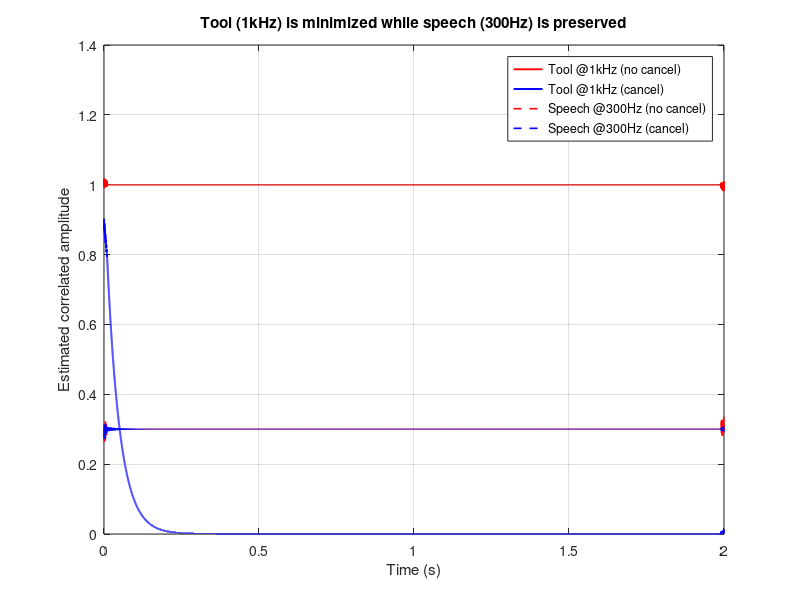
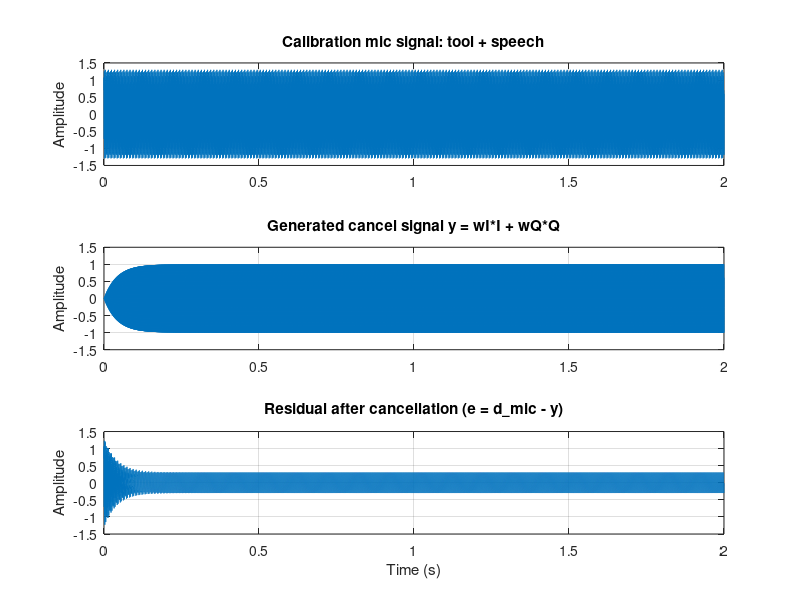
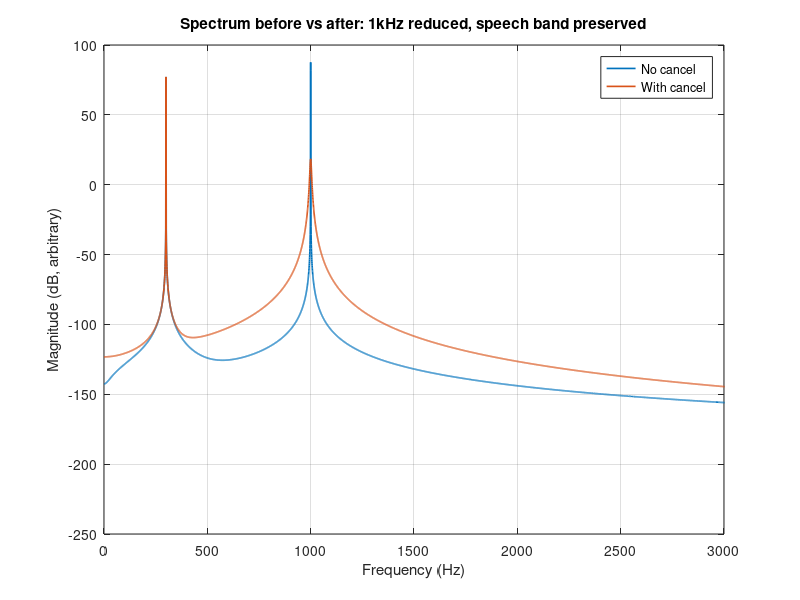

The MATLAB script that drew these images, in order:
clear; close all; clc;

%% Setup
fs = 48000;
T = 2.0;
t = (0:1/fs:T-1/fs)';

% Tool tone 
f0 = 1000; % tool frequency
A = 1.0;
phi = deg2rad(45);

% Speech/ambient (uncorrelated with 1kHz references)
fspeech = 300;
Aspeech = 0.3;

% References from MCU (I and Q at f0)
I = sin(2*pi*f0*t);
Q = cos(2*pi*f0*t);

% Cal mic: correlated tool tone + uncorrelated speech
tool = A*sin(2*pi*f0*t + phi);
speech = Aspeech*sin(2*pi*fspeech*t);
d_mic = tool + speech;

%% Error WITHOUT subsystem
e_no = d_mic;

%% Error WITH subsystem 
mu = 0.001; % (Time constant of Integrator)
wI = 0; wQ = 0;
y = zeros(size(t));
e = zeros(size(t));

for n = 1:length(t)
    y(n) = wI*I(n) + wQ*Q(n); % generated anti-noise estimate
    e(n) = d_mic(n) - y(n); % residual seen by cal mic (has both residual tool noise + speech)

    % LMS update (find weights that minimize residual)
    wI = wI + mu * e(n) * I(n);
    wQ = wQ + mu * e(n) * Q(n);
end
e_yes = e;

%% Lock-in measurement at tool frequency (1kHz)
win = round(0.02*fs); % 20 ms moving-average LPF window

AI_no = movmean(e_no .* I, win);
AQ_no = movmean(e_no .* Q, win);
Acorr_tool_no = 2*sqrt(AI_no.^2 + AQ_no.^2);

AI_yes = movmean(e_yes .* I, win);
AQ_yes = movmean(e_yes .* Q, win);
Acorr_tool_yes = 2*sqrt(AI_yes.^2 + AQ_yes.^2);

%% Lock-in measurement at speech frequency (300Hz)
Is = sin(2*pi*fspeech*t);
Qs = cos(2*pi*fspeech*t);

AsI_no = movmean(e_no .* Is, win);
AsQ_no = movmean(e_no .* Qs, win);
Acorr_speech_no = 2*sqrt(AsI_no.^2 + AsQ_no.^2);

AsI_yes = movmean(e_yes .* Is, win);
AsQ_yes = movmean(e_yes .* Qs, win);
Acorr_speech_yes = 2*sqrt(AsI_yes.^2 + AsQ_yes.^2);

%% Plot 1: Correlated amplitude at tool vs speech 
figure;
plot(t, Acorr_tool_no, 'r', 'LineWidth', 1.4); hold on;
plot(t, Acorr_tool_yes,'b', 'LineWidth', 1.4);
plot(t, Acorr_speech_no,'--r','LineWidth', 1.2);
plot(t, Acorr_speech_yes,'--b','LineWidth', 1.2);
grid on;
xlabel('Time (s)');
ylabel('Estimated correlated amplitude');
title('Tool (1kHz) is minimized while speech (300Hz) is preserved');
legend('Tool @1kHz (no cancel)','Tool @1kHz (cancel)', ...
       'Speech @300Hz (no cancel)','Speech @300Hz (cancel)', ...
       'Location','best');

%% Plot 2: Raw waveforms 
figure;
subplot(3,1,1);
plot(t, d_mic); grid on;
title('Calibration mic signal: tool + speech');
ylabel('Amplitude');

subplot(3,1,2);
plot(t, y); grid on;
title('Generated cancel signal y = wI*I + wQ*Q');
ylabel('Amplitude');

subplot(3,1,3);
plot(t, e_yes); grid on;
title('Residual after cancellation (e = d\_mic - y)');
xlabel('Time (s)');
ylabel('Amplitude');

%% Plot 3: FFT overlay 
N = length(t);
w = hann(N);

E0 = fft(e_no  .* w);
E1 = fft(e_yes .* w);

f = (0:N-1)*(fs/N);
half = 1:floor(N/2);

figure;
plot(f(half), 20*log10(abs(E0(half))+1e-12), 'LineWidth', 1.2); hold on;
plot(f(half), 20*log10(abs(E1(half))+1e-12), 'LineWidth', 1.2);
grid on;
xlim([0 3000]);
xlabel('Frequency (Hz)');
ylabel('Magnitude (dB, arbitrary)');
title('Spectrum before vs after: 1kHz reduced, speech band preserved');
legend('No cancel','With cancel','Location','best');

%% Print final learned weights
fprintf('Final weights: wI = %.4f, wQ = %.4f\n', wI, wQ);
